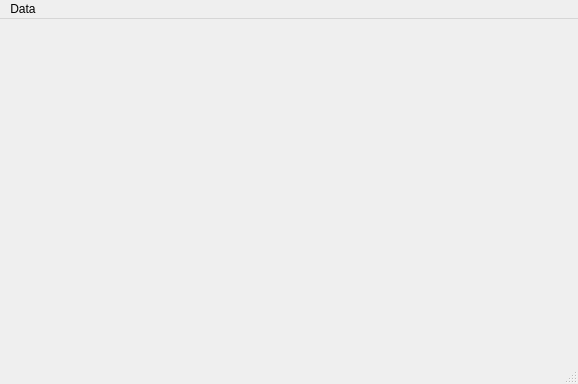
<?xml version="1.0" encoding="UTF-8"?>
<ui version="4.0">
 <author>Pierre Alliez</author>
 <class>MainWindow</class>
 <widget class="QMainWindow" name="MainWindow">
  <property name="geometry">
   <rect>
    <x>0</x>
    <y>0</y>
    <width>578</width>
    <height>384</height>
   </rect>
  </property>
  <property name="windowTitle">
   <string>CGAL - 2D Convex hull</string>
  </property>
  <widget class="QWidget" name="centralwidget">
   <layout class="QGridLayout">
    <item row="0" column="0">
     <widget class="GlViewer" name="viewer" native="true">
      <property name="locale">
       <locale language="English" country="UnitedStates"/>
      </property>
     </widget>
    </item>
   </layout>
  </widget>
  <widget class="QStatusBar" name="statusbar"/>
  <widget class="QMenuBar" name="menubar">
   <property name="geometry">
    <rect>
     <x>0</x>
     <y>0</y>
     <width>578</width>
     <height>21</height>
    </rect>
   </property>
   <widget class="QMenu" name="menuData">
    <property name="title">
     <string>Data</string>
    </property>
    <addaction name="actionClear"/>
    <addaction name="actionRandom"/>
   </widget>
   <addaction name="menuData"/>
  </widget>
  <action name="actionQuit">
   <property name="text">
    <string>Quit</string>
   </property>
   <property name="shortcut">
    <string>Ctrl+Q</string>
   </property>
  </action>
  <action name="actionClear">
   <property name="icon">
    <iconset>
     <normaloff>icons/fileNew.png</normaloff>icons/fileNew.png</iconset>
   </property>
   <property name="text">
    <string>Clear</string>
   </property>
   <property name="statusTip">
    <string>Clear</string>
   </property>
   <property name="shortcut">
    <string>Space</string>
   </property>
  </action>
  <action name="actionRandom">
   <property name="text">
    <string>Random</string>
   </property>
  </action>
 </widget>
 <customwidgets>
  <customwidget>
   <class>GlViewer</class>
   <extends>QWidget</extends>
   <header>glviewer.h</header>
   <container>1</container>
  </customwidget>
 </customwidgets>
 <resources/>
 <connections/>
</ui>
